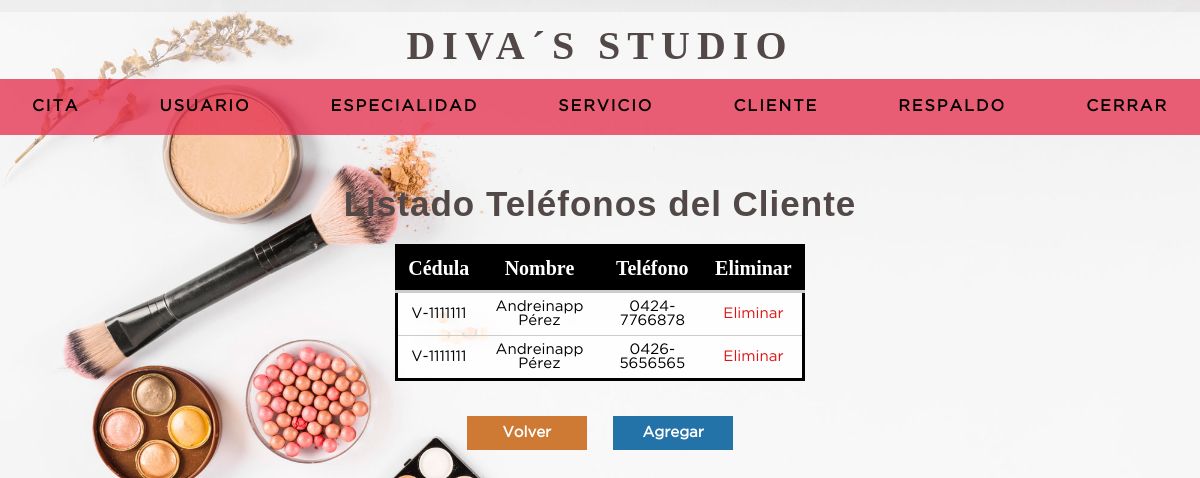
Page /listado-telefono_cliente.php?ci=V-1111111 (signed in) on the committed database.
### tables this page shows
CREATE TABLE `telefono_cliente` (
  `ci_cliente` varchar(20) NOT NULL,
  `idarea` int(11) NOT NULL,
  `telefono_cliente` int(11) NOT NULL,
  PRIMARY KEY (`ci_cliente`,`idarea`,`telefono_cliente`) USING BTREE,
  KEY `idarea` (`idarea`),
  CONSTRAINT `telefono_cliente_ibfk_1` FOREIGN KEY (`ci_cliente`) REFERENCES `cliente` (`ci_cliente`) ON DELETE CASCADE ON UPDATE CASCADE,
  CONSTRAINT `telefono_cliente_ibfk_2` FOREIGN KEY (`idarea`) REFERENCES `area` (`idarea`) ON DELETE CASCADE ON UPDATE CASCADE
);

CREATE TABLE `cliente` (
  `ci_cliente` varchar(20) NOT NULL,
  `nombre` varchar(50) NOT NULL,
  `apellido` varchar(50) NOT NULL,
  `fecha_nacimiento` date NOT NULL,
  `codgenero` int(11) NOT NULL,
  `fechaingreso` timestamp NOT NULL DEFAULT current_timestamp() ON UPDATE current_timestamp(),
  `estatus` int(1) NOT NULL DEFAULT 1,
  PRIMARY KEY (`ci_cliente`) USING BTREE,
  KEY `codgenero` (`codgenero`),
  CONSTRAINT `cliente_ibfk_1` FOREIGN KEY (`codgenero`) REFERENCES `genero` (`codgenero`) ON DELETE CASCADE ON UPDATE CASCADE
);

CREATE TABLE `area` (
  `idarea` int(11) NOT NULL AUTO_INCREMENT,
  `descripcion_area` varchar(20) NOT NULL,
  PRIMARY KEY (`idarea`)
);

### listado-telefono_cliente.php (the view, shortened to what this page needs)
<?php
	if( empty($_REQUEST['ci']) ){
		header('location:listado_cliente.php');
	}else{
		$ci_cliente = $_REQUEST['ci'];
?>
<HTML>
	<HEAD>
		<?php include "includes/scripts.php";?>
	</HEAD>
	<BODY>
	<?php include "includes/headeruser.php";?>
		<section class="container" >
			<h2 class="htabla">Listado Teléfonos del Cliente</h2>
			<table class="service">
			<thead>
				<tr>
					<th>Cédula</th>
					<th>Nombre</th>
					<th>Teléfono</th>
					<th>Eliminar</th>
				</tr>
			</thead>
			<?php
			require 'includes/conexion.php';
				$sql =mysqli_query($conexion, "SELECT telf.ci_cliente, c.nombre, c.apellido, telf.idarea, a.descripcion_area, telf.telefono_cliente
									FROM telefono_cliente telf
									INNER JOIN area a        ON telf.idarea = a.idarea
									INNER JOIN cliente c        ON telf.ci_cliente = c.ci_cliente
									WHERE telf.ci_cliente = '$ci_cliente'");
			$result_telefono=mysqli_num_rows($sql);
			if($result_telefono>0){
				while ($mostrar = mysqli_fetch_array($sql)){
				$ci_cliente=$mostrar['ci_cliente'];
				$nombre=$mostrar['nombre'];
				$apellido=$mostrar['apellido'];
				$idarea=$mostrar['idarea'];
				$area=$mostrar['descripcion_area'];
				$telefono_cliente=$mostrar['telefono_cliente'];
			?>
				<form method="POST" action="">
					<tr>
						<td><?php echo $ci_cliente?></td>
						<td><?php echo $nombre. ' ' . $apellido?></td>
						<td><?php echo $area; echo $telefono_cliente?></td>
						<td><a class="delete" href="eliminar-telf_cliente.php?ci=<?php echo $ci_cliente?>&area=<?php echo $idarea?>&telefono=<?php echo $telefono_cliente?>">Eliminar</a></td>
					</tr>
				</form>
			<?php
				}
			}
	}
			?>
			</table>
			<a href="listado_cliente.php" class="btn_cancel volver"> Volver</a>
			<a class="btn_cancel" href="agregar-telf_cliente.php?ci=<?php echo $ci_cliente?>">Agregar</a>
		</section>
	</BODY>
</HTML>

### css/style.css (style rules this page uses)
* { margin: 0; padding: 0; box-sizing: border-box; }
body { background-image: url('../imagen/bg-2.jpg'); background-position:center; background-repeat: no-repeat; background-size:cover; background-attachment:fixed; }
h1, h2, h3, h4, h5, h6 { font-family: 'arial'; font-weight: bold; letter-spacing: 1px; }
h2 { font-size: 20px; }
a { text-decoration: none; }
.container { padding: 10rem 15px 15px; }
.container h2 { color: rgb(82, 72, 72); margin:12px 0 10px 0; font-size: 35px; text-align: center; }
form { margin: auto; padding: 20px 50px; background-color: rgba(255, 255, 255, 0.9); border-radius:2px; border:3px solid #dedede; }
.btn_cancel, .btn_ok { width:120px; background: #E53939; color:#ffffff; display:inline-block; border:0; padding:10px; margin: 15px 10px; font-size: 15px; font-family: 'GothamBook'; font-weight:bold; cursor: pointer; }
.btn_cancel { background: #2373a8; }
.volver { background: #CF7A34; }
.htabla { font-size: 35px; font-weight: bold; font-weight: 700; }
.container { color: rgb(82, 72, 72); margin:12px 0 10px 0; font-size: 25px; text-align: center; }
table { background: rgba(255, 255, 255, 0.8); border: solid 3px #000; margin: 20px auto; width: 97%; border-collapse:collapse; }
.service { width: 35%; }
th { padding:10px; font-weight:bold; border-bottom:solid 3px #ccc; font-size: 20px; background: black; color:white; }
td { padding:7px; text-align: center; border-bottom:solid 1px #ccc; font-family: 'GothamBook'; font-size: 15px; }
.delete { color: #df1313; }

### rows in the picture
telefono_cliente: ci_cliente "V-1111111", ci_cliente.nombre "Andreinapp", ci_cliente.apellido "Pérez", idarea.descripcion_area "0424-", telefono_cliente "7766878"
telefono_cliente: ci_cliente "V-1111111", ci_cliente.nombre "Andreinapp", ci_cliente.apellido "Pérez", idarea.descripcion_area "0426-", telefono_cliente "5656565"
